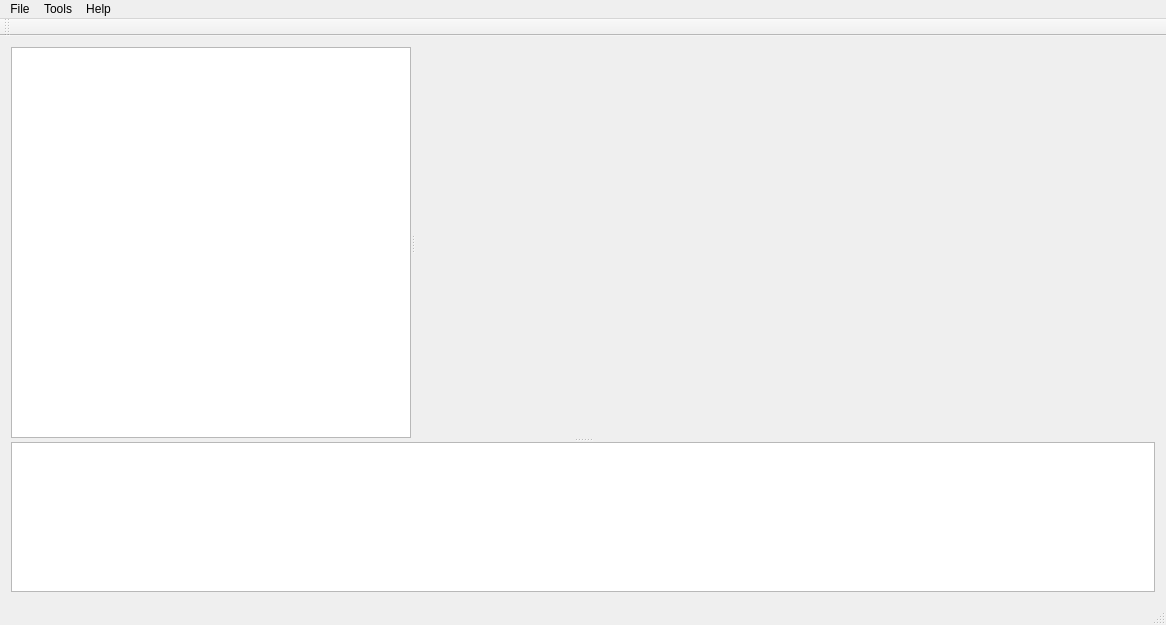
<?xml version="1.0" encoding="UTF-8"?>
<ui version="4.0">
 <class>MainWindow</class>
 <widget class="QMainWindow" name="MainWindow">
  <property name="geometry">
   <rect>
    <x>0</x>
    <y>0</y>
    <width>1166</width>
    <height>625</height>
   </rect>
  </property>
  <property name="windowTitle">
   <string>Cancer Recognition System</string>
  </property>
  <widget class="QWidget" name="centralWidget">
   <layout class="QVBoxLayout" name="verticalLayout">
    <item>
     <widget class="QSplitter" name="splitter_2">
      <property name="autoFillBackground">
       <bool>true</bool>
      </property>
      <property name="orientation">
       <enum>Qt::Vertical</enum>
      </property>
      <widget class="QSplitter" name="splitter">
       <property name="orientation">
        <enum>Qt::Horizontal</enum>
       </property>
       <property name="handleWidth">
        <number>4</number>
       </property>
       <widget class="QTreeView" name="treeView">
        <property name="maximumSize">
         <size>
          <width>400</width>
          <height>16777215</height>
         </size>
        </property>
       </widget>
       <widget class="QWidget" name="gridLayoutWidget">
        <layout class="QGridLayout" name="gridLayout_2">
         <item row="0" column="0">
          <layout class="QHBoxLayout" name="horizontalLayout">
           <item>
            <layout class="QVBoxLayout" name="verticalLayout_4">
             <item>
              <widget class="QLabel" name="originalLungLabel">
               <property name="maximumSize">
                <size>
                 <width>16777215</width>
                 <height>8388607</height>
                </size>
               </property>
               <property name="toolTip">
                <string/>
               </property>
               <property name="toolTipDuration">
                <number>-1</number>
               </property>
               <property name="text">
                <string/>
               </property>
              </widget>
             </item>
             <item>
              <widget class="QLabel" name="segmentedLungLabel">
               <property name="toolTip">
                <string/>
               </property>
               <property name="text">
                <string/>
               </property>
              </widget>
             </item>
            </layout>
           </item>
           <item>
            <layout class="QVBoxLayout" name="verticalLayout_3">
             <item>
              <widget class="QLabel" name="binaryLungLabel">
               <property name="toolTip">
                <string/>
               </property>
               <property name="text">
                <string/>
               </property>
              </widget>
             </item>
             <item>
              <widget class="QLabel" name="featuresLungLabel">
               <property name="toolTip">
                <string/>
               </property>
               <property name="text">
                <string/>
               </property>
              </widget>
             </item>
            </layout>
           </item>
          </layout>
         </item>
        </layout>
       </widget>
      </widget>
      <widget class="QTableWidget" name="tableWidget">
       <property name="maximumSize">
        <size>
         <width>16777215</width>
         <height>150</height>
        </size>
       </property>
      </widget>
     </widget>
    </item>
   </layout>
  </widget>
  <widget class="QMenuBar" name="menuBar">
   <property name="geometry">
    <rect>
     <x>0</x>
     <y>0</y>
     <width>1166</width>
     <height>22</height>
    </rect>
   </property>
   <widget class="QMenu" name="menuFile">
    <property name="title">
     <string>File</string>
    </property>
    <addaction name="actionImport_Image"/>
    <addaction name="separator"/>
    <addaction name="actionExit"/>
   </widget>
   <widget class="QMenu" name="menuTools">
    <property name="title">
     <string>Tools</string>
    </property>
    <addaction name="actionAnalyze_Original_Image"/>
    <addaction name="actionBinary_Image"/>
    <addaction name="actionAnalyze_Segmented_Image"/>
    <addaction name="actionAnalyze_Features"/>
    <addaction name="separator"/>
    <addaction name="actionImage_Classification"/>
    <addaction name="actionExport_Keypoints"/>
    <addaction name="separator"/>
    <addaction name="actionTrain_SVM"/>
   </widget>
   <widget class="QMenu" name="menuHelp">
    <property name="title">
     <string>Help</string>
    </property>
    <addaction name="actionAbout"/>
   </widget>
   <addaction name="menuFile"/>
   <addaction name="menuTools"/>
   <addaction name="menuHelp"/>
  </widget>
  <widget class="QToolBar" name="mainToolBar">
   <attribute name="toolBarArea">
    <enum>TopToolBarArea</enum>
   </attribute>
   <attribute name="toolBarBreak">
    <bool>false</bool>
   </attribute>
  </widget>
  <widget class="QStatusBar" name="statusBar"/>
  <action name="actionAbout">
   <property name="text">
    <string>About</string>
   </property>
  </action>
  <action name="actionImport_Image">
   <property name="text">
    <string>Import Image</string>
   </property>
  </action>
  <action name="actionExport_Keypoints">
   <property name="text">
    <string>Export Keypoints</string>
   </property>
  </action>
  <action name="actionExit">
   <property name="text">
    <string>Exit</string>
   </property>
  </action>
  <action name="actionImage_Classification">
   <property name="text">
    <string>Image Classification</string>
   </property>
  </action>
  <action name="actionBinary_Image">
   <property name="text">
    <string>Analyze Binary Image</string>
   </property>
  </action>
  <action name="actionAnalyze_Original_Image">
   <property name="text">
    <string>Analyze Original Image</string>
   </property>
  </action>
  <action name="actionAnalyze_Segmented_Image">
   <property name="text">
    <string>Analyze Segmented Image</string>
   </property>
  </action>
  <action name="actionAnalyze_Features">
   <property name="text">
    <string>Analyze Features </string>
   </property>
  </action>
  <action name="actionTrain_SVM">
   <property name="text">
    <string>Train SVM</string>
   </property>
  </action>
 </widget>
 <layoutdefault spacing="6" margin="11"/>
 <resources/>
 <connections/>
</ui>
